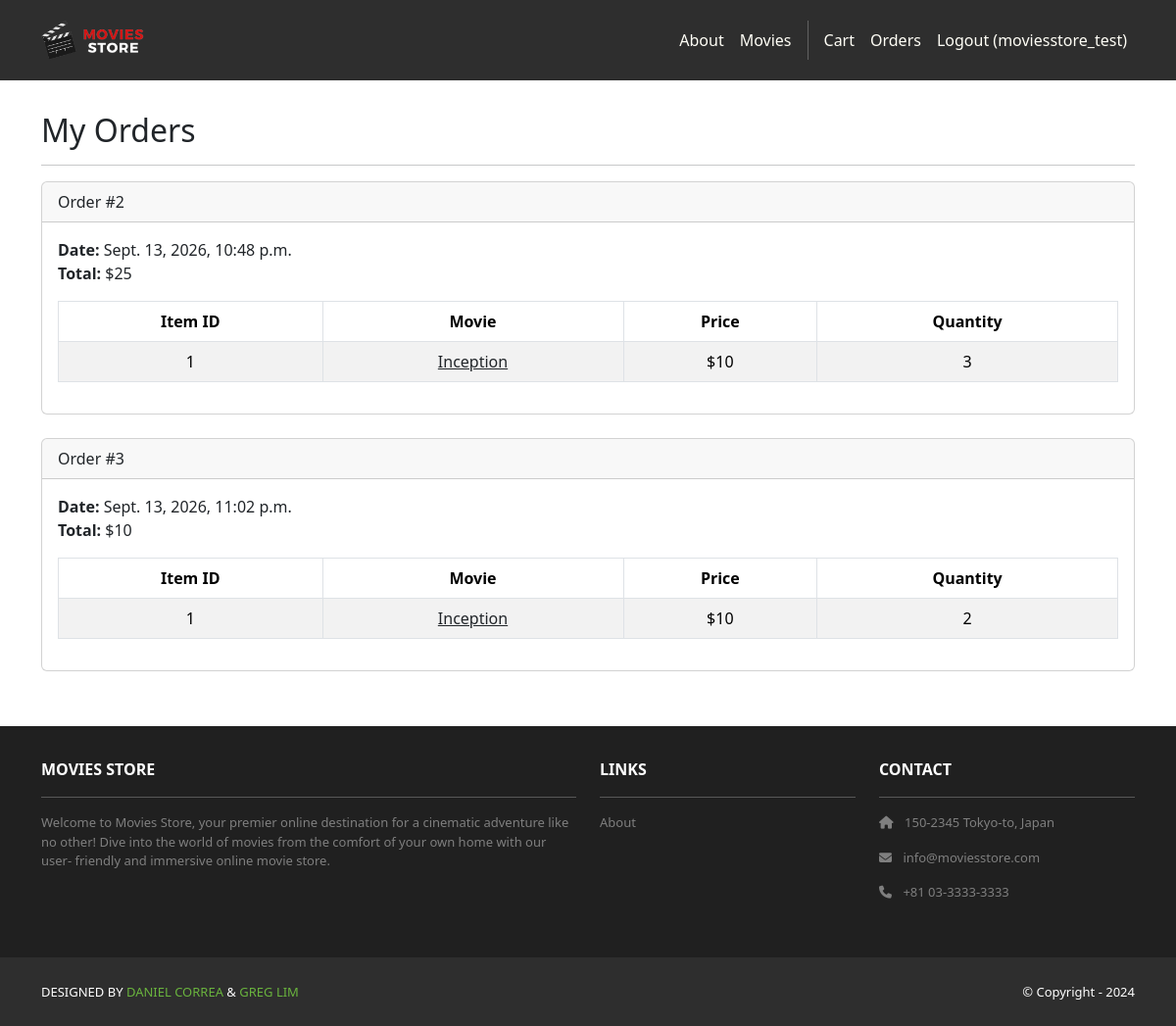
Page /accounts/orders/ (signed in) on the committed database.
### cart/models.py (models this page shows, shortened)
class Order(models.Model):
    id = models.AutoField(primary_key=True)
    total = models.IntegerField()
    date = models.DateTimeField(auto_now_add=True)
    user = models.ForeignKey(User,
        on_delete=models.CASCADE)

class Item(models.Model):
    id = models.AutoField(primary_key=True)
    price = models.IntegerField()
    quantity = models.IntegerField()
    order = models.ForeignKey(Order,
        on_delete=models.CASCADE)
    movie = models.ForeignKey(Movie,
        on_delete=models.CASCADE)

### movies/models.py (models this page shows, shortened)
class Movie(models.Model):
    id = models.AutoField(primary_key=True)
    name = models.CharField(max_length=255)
    price = models.IntegerField()
    description = models.TextField()
    image = models.ImageField(upload_to='movie_images/')

### accounts/views.py (the view)
# urls.py: path('orders/', views.orders, name='accounts.orders'),
@login_required
def orders(request):
    template_data = {}
    template_data['title'] = 'Orders'
    template_data['orders'] = request.user.order_set.all()
    return render(request, 'accounts/orders.html',
        {'template_data': template_data})

### accounts/templates/accounts/orders.html
{% extends 'base.html' %}
{% block content %}
<div class="p-3">
  <div class="container">
    <div class="row mt-3">
      <div class="col mx-auto mb-3">
        <h2>My Orders</h2>
        <hr />
        {% for order in template_data.orders %}
        <div class="card mb-4">
          <div class="card-header">
            Order #{{ order.id }}
          </div>
          <div class="card-body">
            <b>Date:</b> {{ order.date }}<br />
            <b>Total:</b> ${{ order.total }}<br />
            <table class="table table-bordered
              table-striped text-center mt-3">
              <thead>
                <tr>
                  <th scope="col">Item ID</th>
                  <th scope="col">Movie</th>
                  <th scope="col">Price</th>
                  <th scope="col">Quantity</th>
                </tr>
              </thead>
              <tbody>
                {% for item in order.item_set.all %}
                <tr>
                  <td>{{ item.movie.id }}</td>
                  <td>
                    <a class="link-dark"
                      href="{% url 'movies.show'
                      id=item.movie.id %}">
                      {{ item.movie.name }}
                    </a>
                  </td>
                  <td>${{ item.movie.price }}</td>
                  <td>{{ item.quantity }}</td>
                </tr>
                {% endfor %}
              </tbody>
            </table>
          </div>
        </div>
        {% endfor %}
      </div>
    </div>
  </div>
</div>
{% endblock content %}

### moviesstore/templates/base.html (shortened to what this page needs)
<!DOCTYPE html>
<html>
  {% load static %}
  <head>
    <link href=
      "https://cdn.jsdelivr.net/npm/bootstrap@5.3.3/dist/css/bootstrap.min.css" rel="stylesheet">
    <link rel=
      "stylesheet"  href="https://cdnjs.cloudflare.com/ajax/libs/font-awesome/6.1.1/css/all.min.css">
    <link rel="stylesheet" type="text/css"
          href="{% static 'css/style.css' %}">
  </head>
  <body>
     <nav class="p-3 navbar navbar-dark bg-dark
         navbar-expand-lg">
      <div class="container">
        <a class="navbar-brand"
           href="{% url 'home.index' %}">
          <img src="{% static 'img/logo.png' %}" alt="logo"
               height="40" />
        </a>
        <div class="collapse navbar-collapse"
             id="navbarNavAltMarkup">
          <div class="navbar-nav ms-auto navbar-ml">
            <a class="nav-link"
               href="{% url 'home.about' %}">About</a>
            <a class="nav-link" href="{% url 'movies.index' %}">Movies</a>
            <a class="nav-link"
              href="{% url 'cart.index' %}">Cart</a>
            {% if user.is_authenticated %}
            <a class="nav-link"
              href="{% url 'accounts.orders' %}">Orders
            </a>
            <a class="nav-link"
              href="{% url 'accounts.logout' %}">Logout ({{user.username }})</a>
            {% else %}
            <a class="nav-link"
              href="{% url 'accounts.login' %}">Login</a>
            <a class="nav-link"
              href="{% url 'accounts.signup' %}">
              Sign Up
            {% endif %}
          </div>
        </div>
      </div>
    </nav>
    <div>
      {% block content %}
      {% endblock content %}
    </div>
     <section class="p-3 ms-footer d-none d-md-block">
      <div class="container">
        <div class="row mt-3 text-white">
          <div class="col-md-6 col-lg-6 col-xl-6
               mx-auto mb-4">
            <b>MOVIES STORE</b>
            <hr />
            <p>
              Welcome to Movies Store, your premier online
              destination for a cinematic adventure like no
              other! Dive into the world of movies from the
              comfort of your own home with our user-
              friendly and immersive online movie store.
            </p>
          </div>
          <div class="col-md-3 col-lg-3 col-xl-3
               mx-auto mb-4">
            <b>LINKS</b>
            <hr />
            <p><a class="nav-link"
              href="{% url 'home.about' %}">
              About
            </a></p>
          </div>
          <div class="col-md-3 col-lg-3 col-xl-3 mx-auto
               mb-4">
            <b>CONTACT</b>
            <hr />
            <p><i class="fas fa-home me-2"></i>
              150-2345 Tokyo-to, Japan
            </p>
            <p><i class="fas fa-envelope me-2"></i>
              info@moviesstore.com
            </p>
            <p><i class="fas fa-phone me-2"></i>
              +81 03-3333-3333
            </p>
          </div>
        </div>
      </div>
    </section>
    <section class="p-3 ms-footer-bottom bg-dark">
      <div class="container d-flex
           justify-content-between">
        <div class="me-5 text-white">
          <span>DESIGNED BY
            <a href="https://www.x.com/danielgarax"
            target="_blank">DANIEL CORREA</a> &
            <a href="https://www.x.com/greglim81"
            target="_blank">GREG LIM</a>
          </span>
        </div>
        <div class="text-white">
          <span>© Copyright - 2024</span>
        </div>
      </div>
    </section>
  </body>
</html>

### moviesstore/static/css/style.css (style rules this page uses)
.navbar a.nav-link { color: #FFFEF6 !important; }
.bg-dark { background-color: #2E2E2E !important; }
.ms-footer { background-color: #202020; }
.ms-footer p { color: #7F7F7F; font-size: 13px; }
.ms-footer-bottom span { font-size: 13px; line-height: 38px; }
.ms-footer-bottom a { color: #6ab43e; text-decoration: none; }

### rows in the picture
Order: id "2", date "Sept. 13, 2026, 10:48 p.m.", total "25"
Item: movie.id "1", movie.name "Inception", movie.price "10", quantity "3"
Order: id "3", date "Sept. 13, 2026, 11:02 p.m.", total "10"
Item: movie.id "1", movie.name "Inception", movie.price "10", quantity "2"

### other values in the picture
{{ user.username }} "moviesstore_test"
